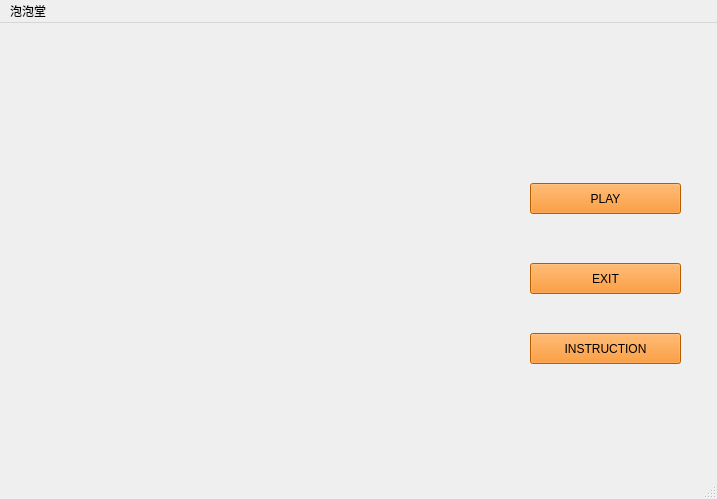
<?xml version="1.0" encoding="UTF-8"?>
<ui version="4.0">
 <class>MainWindow</class>
 <widget class="QMainWindow" name="MainWindow">
  <property name="geometry">
   <rect>
    <x>0</x>
    <y>0</y>
    <width>717</width>
    <height>499</height>
   </rect>
  </property>
  <property name="windowTitle">
   <string>MainWindow</string>
  </property>
  <property name="styleSheet">
   <string notr="true">#MainWindow{background-image: url(:/images/Image/pic_background.png);}
#pushButton{background-color:rgb(255, 128, 0);}
#pushButton_2{background-color:rgb(255, 128, 0);}
#pushButton_3{background-color:rgb(255, 128, 0);}</string>
  </property>
  <widget class="QWidget" name="centralwidget">
   <widget class="QPushButton" name="pushButton">
    <property name="geometry">
     <rect>
      <x>530</x>
      <y>160</y>
      <width>151</width>
      <height>31</height>
     </rect>
    </property>
    <property name="text">
     <string>PLAY</string>
    </property>
   </widget>
   <widget class="QPushButton" name="pushButton_2">
    <property name="geometry">
     <rect>
      <x>530</x>
      <y>240</y>
      <width>151</width>
      <height>31</height>
     </rect>
    </property>
    <property name="text">
     <string>EXIT</string>
    </property>
   </widget>
   <widget class="QPushButton" name="pushButton_3">
    <property name="geometry">
     <rect>
      <x>530</x>
      <y>310</y>
      <width>151</width>
      <height>31</height>
     </rect>
    </property>
    <property name="text">
     <string>INSTRUCTION</string>
    </property>
   </widget>
  </widget>
  <widget class="QMenuBar" name="menubar">
   <property name="geometry">
    <rect>
     <x>0</x>
     <y>0</y>
     <width>717</width>
     <height>26</height>
    </rect>
   </property>
   <widget class="QMenu" name="menu">
    <property name="title">
     <string>泡泡堂</string>
    </property>
   </widget>
   <addaction name="menu"/>
  </widget>
  <widget class="QStatusBar" name="statusbar"/>
 </widget>
 <resources/>
 <connections/>
</ui>
